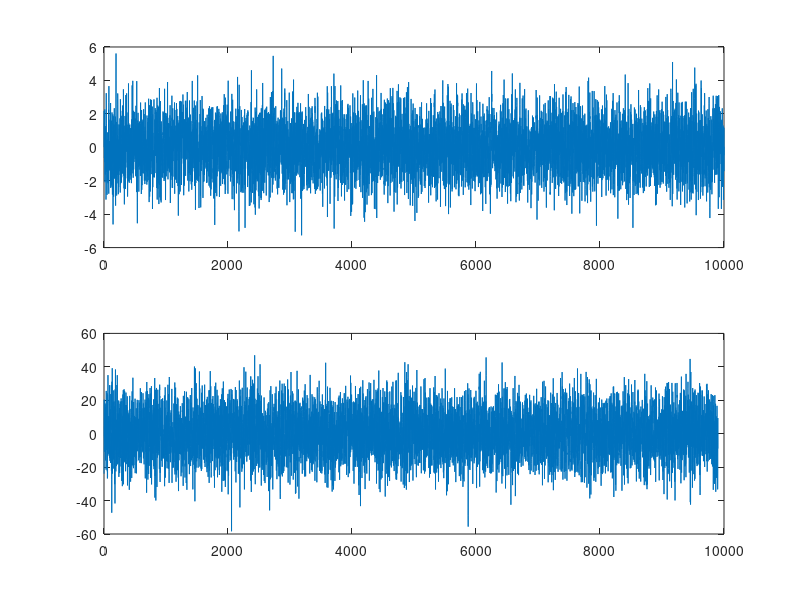
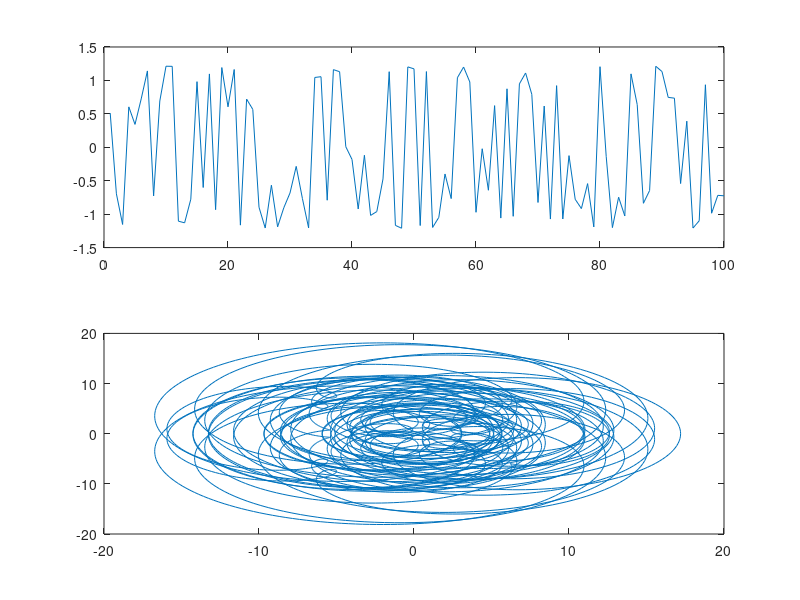

Write MATLAB code to recreate these figures, in order.

clc;

n = 10000; % sample length
m = 100; % filter length

x = 1:1:n; % ARMA process
w = randn(n,1); % white noise
g = zeros(1,n);

% simulate ARMA
for n=3:1:n
    x(1)=0;
    x(2)=0;
    x(n)=0.2*x(n-1)-0.5*x(n-2)+0.5*w(n-1)+0.9*w(n-2)+w(n); % AR: 0.2, -0.5; MA: 0.5, 0.9
end

% generate filter
t = rand(m,1)*4-2;
for i=1:1:n
    if i<=m
        g(i)=-2*t(i)*exp(-power(t(i),2)/2);
    else
        g(i)=0;
    end
end

% filter x using convolution
x_conv = conv(x,g(1:m),'valid');

figure(1);
subplot(2,1,1);
plot(x); % plot of x
subplot(2,1,2);
plot(x_conv); % plot of filtered x

figure(2);
subplot(2,1,1);
plot(g(1:m)); % filter in physical space
subplot(2,1,2);
plot(fft(g)); % filter in fourier space
